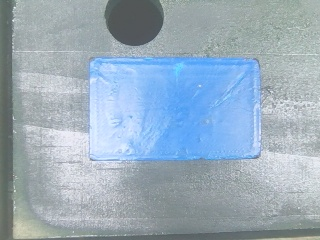
#> input picture User/Things/red&blue.jpg, 320 x 240 px, found by its file name
$ python Cross_detect.py
#> lines starting #> are read from the running program, lines starting #| are printed output that depends on the picture; after the words box and inside, x2 and y2 are one past the last pixel; in counts of white or black regions, pixels touching at a corner belong together
import cv2 as cv
import numpy as np

img = cv.imread("E:\\project\\User\\Things\\red&blue.jpg")
#> img is the input picture: shape (240, 320, 3); mean B, G, R 187.7, 172.6, 153.7
gray_img = cv.cvtColor(img, cv.COLOR_BGR2GRAY)
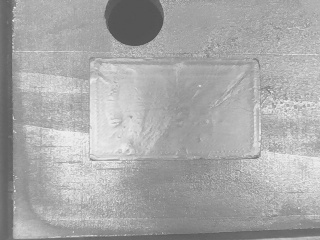
#> gray_img: shape (240, 320); min 82, max 243, mean 168.6

ret, mask = cv.threshold(gray_img, 220, 255, cv.THRESH_BINARY)
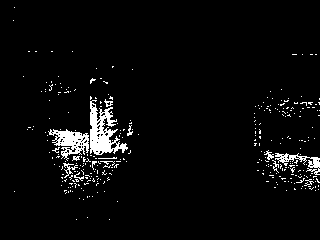
#> mask: shape (240, 320); 3.9% white; 311 white regions (297 under 20 px), largest, box (x1, y1, x2, y2) and area: (90, 100, 128, 155) 973, (48, 129, 89, 161) 614, (275, 153, 320, 175) 317

edges = cv.Canny(gray_img, 50, 150, apertureSize=3)
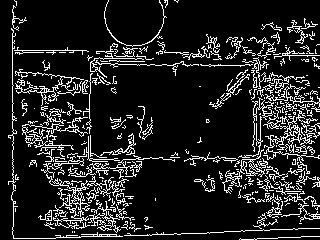
#> edges: shape (240, 320); 13.4% white in thin lines or dots

# 霍夫变换检测直线
lines = cv.HoughLinesP(
    edges, 1, np.pi / 180, threshold=100, minLineLength=100, maxLineGap=10
)
#> lines = [[207, 232, 319, 228], [12, 50, 141, 52], [12, 200, 12, 9]]

# 绘制直线
for line in lines:
    x1, y1, x2, y2 = line[0]
    cv.line(img, (x1, y1), (x2, y2), (0, 255, 0), 2)
#> this loop made 3 passes
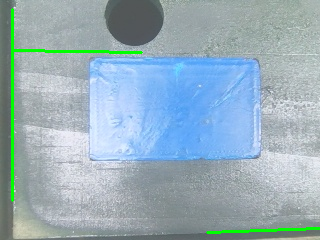
#> img: shape (240, 320, 3); 1.69% of pixels changed, all inside (x1, y1, x2, y2) = (11, 8, 320, 234)

# 显示结果
cv.imshow("HoughLinesP", img)
cv.imshow("Original Image", img)
cv.imshow("Gray Image", gray_img)
cv.imshow("Mask", mask)
cv.waitKey(0)

$ run again, with User/Things/all.jpg copied over User/Things/red&blue.jpg
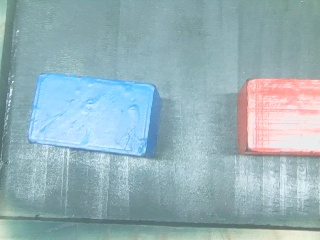
#> input picture User/Things/all.jpg, 320 x 240 px, found by its file name
#> img is the input picture: shape (240, 320, 3); mean B, G, R 184.7, 177.8, 150.5
#> `ret, mask = cv.threshold(gray_img, 220, 255, cv.THRESH_BINARY)`:
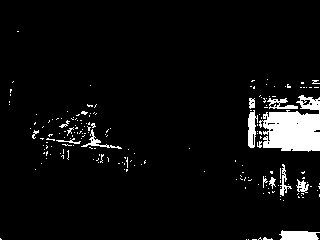
#> mask: shape (240, 320); 5.4% white; 189 white regions (174 under 20 px), largest, box (x1, y1, x2, y2) and area: (259, 95, 320, 152) 2267, (279, 230, 320, 240) 322, (248, 110, 258, 148) 247
#> edges: shape (240, 320); 8.5% white in thin lines or dots
#> lines = [[1, 215, 286, 225], [51, 221, 189, 226], [34, 145, 173, 162], [1, 138, 141, 155]]
#> the loop `for line in lines:` made 4 passes
#> after the loop `for line in lines:`:
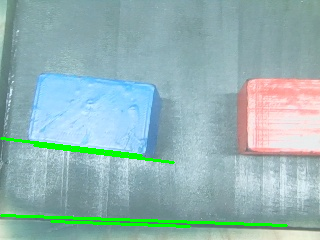
#> img: shape (240, 320, 3); 2.76% of pixels changed, all inside (x1, y1, x2, y2) = (0, 137, 288, 228)

$ run again, with User/Things/mixing.jpg copied over User/Things/red&blue.jpg
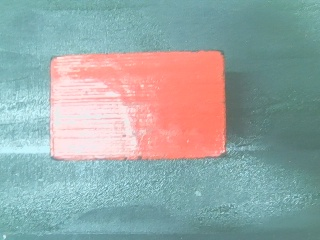
#> input picture User/Things/mixing.jpg, 320 x 240 px, found by its file name
#> img is the input picture: shape (240, 320, 3); mean B, G, R 165.8, 167, 152
#> `ret, mask = cv.threshold(gray_img, 220, 255, cv.THRESH_BINARY)`:
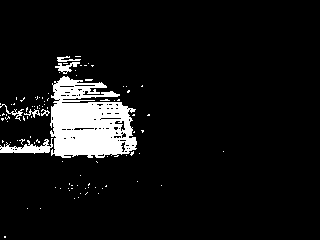
#> mask: shape (240, 320); 7.7% white; 97 white regions (90 under 20 px), largest, box (x1, y1, x2, y2) and area: (50, 76, 137, 158) 4894, (0, 138, 53, 154) 390, (55, 62, 80, 74) 127
#> edges: shape (240, 320); 9.7% white in thin lines or dots
#> lines = [[124, 158, 259, 158], [40, 181, 183, 189]]
#> the loop `for line in lines:` made 2 passes
#> after the loop `for line in lines:`:
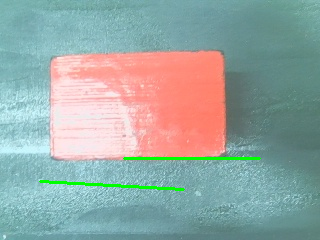
#> img: shape (240, 320, 3); 1.1% of pixels changed, all inside (x1, y1, x2, y2) = (39, 157, 261, 191)
